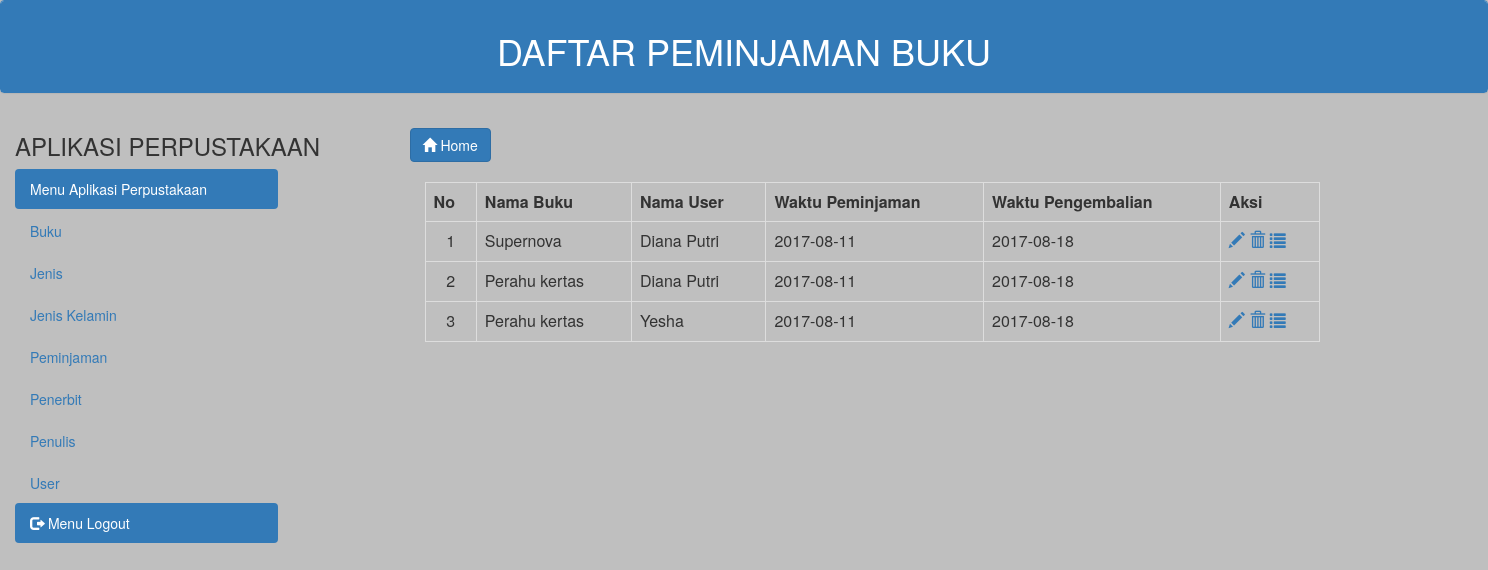
The page /peminjaman/index.php (signed in) on the database its author committed.
### tables this page shows
CREATE TABLE IF NOT EXISTS `peminjaman` (
`id` int(11) NOT NULL,
  `id_buku` int(11) NOT NULL,
  `id_user` int(11) NOT NULL,
  `waktu_dipinjam` date NOT NULL,
  `waktu_pengembalian` date NOT NULL
);

CREATE TABLE IF NOT EXISTS `buku` (
`id` int(11) NOT NULL,
  `nama` varchar(255) DEFAULT NULL,
  `id_jenis` int(11) DEFAULT NULL,
  `id_penulis` int(11) NOT NULL,
  `cover` varchar(100) NOT NULL
);

CREATE TABLE IF NOT EXISTS `user` (
`id` int(11) NOT NULL,
  `nama` varchar(255) NOT NULL,
  `username` varchar(255) NOT NULL,
  `password` varchar(255) NOT NULL,
  `role` int(11) NOT NULL
);

### peminjaman/koneksi.php (called while the page is built)
<?php
$host = "localhost";
$dbname = "perpustakaan-ppi";
$username = "root";
$password = "";
try {
	$db = new PDO("mysql:host={$host};dbname={$dbname}", $username, $password);
	$db->setAttribute(PDO::ATTR_ERRMODE, PDO::ERRMODE_EXCEPTION);
	return $db;
} catch (PDOException $exception) {
	die("Connection error: " . $exception->getMessage());
}

### peminjaman/index.php (the view, shortened to what this page needs)
<link rel="stylesheet" href="../bootstrap/css/bootstrap.min.css">
<link rel="stylesheet" href="../bootstrap/css/style.css">
<?php
include('koneksi.php');
$query = $db->prepare("SELECT * FROM peminjaman ORDER BY id_user");
$query->execute();
function getBuku($id) {
	include ('koneksi.php');
	$query = $db->prepare("SELECT * FROM buku WHERE id = $id");
	$query->execute();
	$data = $query->fetch();
	return $data['nama'];
}
function getUser($id) {
	include ('koneksi.php');
	$query = $db->prepare("SELECT * FROM user WHERE id = $id");
	$query->execute();
	$data = $query->fetch();
	return $data['nama'];
}
?>
<body>
<div class="panel panel-primary">
	<div class="panel-heading"><h1>DAFTAR PEMINJAMAN BUKU</h1></div>
</div>
<div class="row">
	<div class="col-sm-3">
		<?php include('../home.php'); ?>
	</div>
	<div class="col-sm-6">
		<div class="container">
			 <div class="panel-body">
			    <a class="btn btn-primary" href="../home2.php"><i class="glyphicon glyphicon-home"></i> Home </a>
			    <div>&nbsp;</div>
			    <div class="col-sm-10">
				<table class="table table-bordered table-stripped table-hover">
				<thead>
				<tbody>
				<tr>
					<th>No</th>
					<th>Nama Buku</th>
					<th>Nama User</th>
					<th>Waktu Peminjaman</th>
					<th>Waktu Pengembalian</th>
					<th>Aksi</th>
				</tr>
				<?php $i=1; foreach ($query->fetchAll() as $value): ?>
				<tr>
					<td style="text-align: center"><?= $i ?></td>
					<td><?= getBuku($value['id_buku']); ?></td>
					<td><?= getUser($value['id_user']); ?></td>
					<td><?= $value['waktu_dipinjam'] ?></td>
					<td><?= $value['waktu_pengembalian'] ?></td>
					<td>
					<?php session_start();
						if($_SESSION['role'] == 1){ ?>
						<a href="update.php?id=<?= $value['id'] ;?>">
						<span class="glyphicon glyphicon-pencil"></span></a>
						<a href="delete.php?id=<?= $value['id']; ?>">
						<span class="glyphicon glyphicon-trash"></span></a>
						<a href="view.php?id=<?= $value['id']; ?>">
						<span class="glyphicon glyphicon-list"></span></a>
						<?php } ?>
					</td>
				</tr>
				<?php $i++; endforeach; ?>
				</tbody>
				</thead>
				</table>
			</div>
			</div>
		</div>
	</div>
</div>
</body>

### rows shown on the page
peminjaman: id_buku.nama "Supernova", id_user.nama "Diana Putri", waktu_dipinjam "2017-08-11", waktu_pengembalian "2017-08-18"
peminjaman: id_buku.nama "Perahu kertas", id_user.nama "Diana Putri", waktu_dipinjam "2017-08-11", waktu_pengembalian "2017-08-18"
peminjaman: id_buku.nama "Perahu kertas", id_user.nama "Yesha", waktu_dipinjam "2017-08-11", waktu_pengembalian "2017-08-18"
